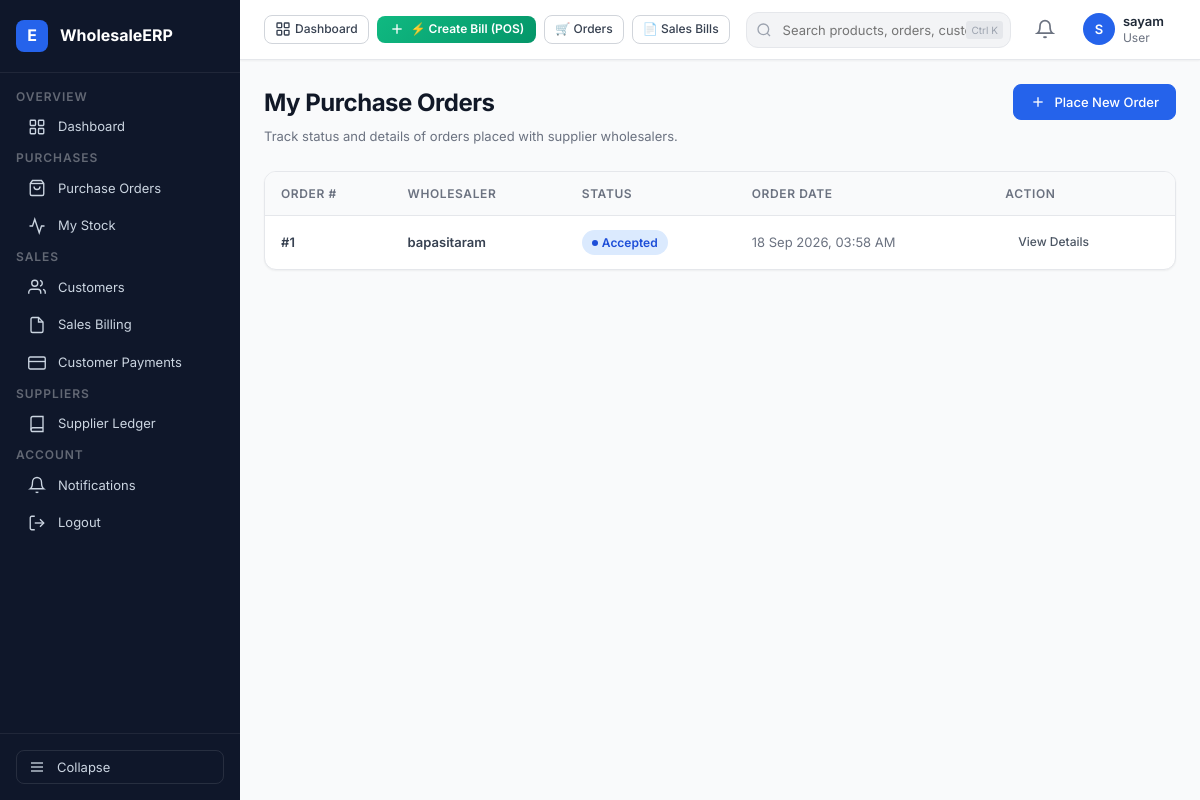
Before: /orders/my-orders/ (signed in) with the older database file.
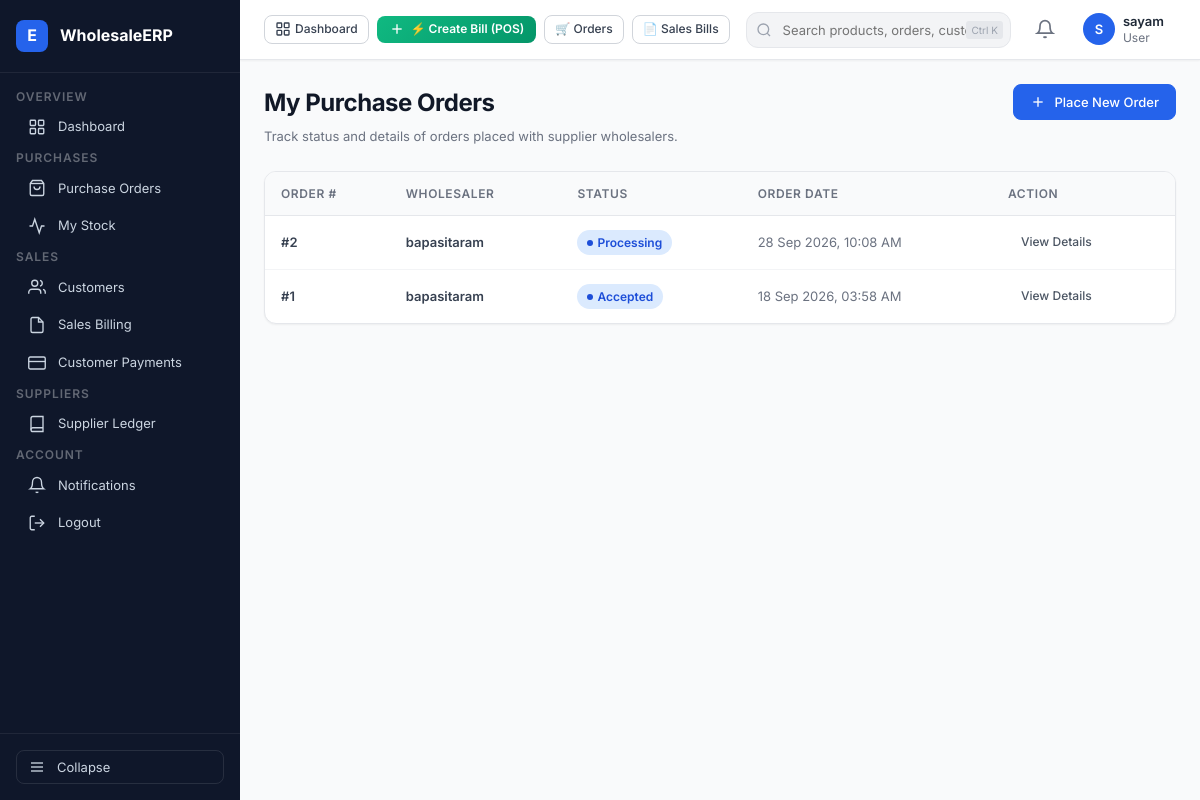
After: the same page with the newer database file.
### orders/models.py (models this page shows, shortened)
class Order(models.Model):
    STATUS_CHOICES = [
        ("PENDING","Pending"),
        ("ACCEPTED","Accepted"),
        ("WAITING_FOR_STOCK", "Waiting for Stock"),
        ("REJECTED","Rejected"),
        ("PROCESSING","Processing"),
        ("SHIPPED","Shipped"),
        ("DELIVERED","Delivered"),
        ("CANCELLED","Cancelled"),
    ]
    retailer = models.ForeignKey(
        RetailerProfile,
        on_delete=models.CASCADE,
        related_name="orders"
    )
    wholesaler = models.ForeignKey(
        WholesalerProfile,
        on_delete=models.CASCADE,
        related_name="orders"
    )
    status = models.CharField(
        max_length=30,
        choices = STATUS_CHOICES,
        default="PENDING"
    )
    order_date = models.DateTimeField(
        auto_now_add=True
    )
    notes = models.TextField(
        blank=True
    )

### accounts/models.py (models this page shows, shortened)
class WholesalerProfile(models.Model):
    user = models.OneToOneField(User, on_delete=models.CASCADE, related_name="wholesaler_profile")
    business_name = models.CharField(max_length=200)
    phone = models.CharField(max_length=15)
    gst_number = models.CharField(max_length=15, blank=True, null=True)
    address = models.TextField()
    city = models.CharField(max_length=100)
    state = models.CharField(max_length=100)
    pincode = models.CharField(max_length=10)
    retailers = models.ManyToManyField("RetailerProfile",related_name="wholesalers",blank=True)
    created_at = models.DateTimeField(auto_now_add=True)

### orders/views.py (the view)
@login_required
def my_orders(request):
    retailer = request.user.retailer_profile
    orders = (
        Order.objects
        .filter(retailer = retailer)
        .select_related("wholesaler")
        .prefetch_related("items__product")
        .order_by("-order_date")
    )
    return render(
        request,
        'orders/my_orders.html',
        {
            "orders": orders
        }
    )

### templates/orders/my_orders.html (shortened to what this page needs)
{% extends 'base.html' %}
{% block content %}
<div class="page-header">
  <div class="page-header-left">
    <h1 class="page-title">My Purchase Orders</h1>
    <p class="page-subtitle">Track status and details of orders placed with supplier wholesalers.</p>
  </div>
  <div class="page-actions">
    <a href="{% url 'wholesaler_list' %}" class="btn btn-primary">
      <svg viewBox="0 0 24 24" fill="none" stroke="currentColor" stroke-width="2" width="16" height="16"><line x1="12" y1="5" x2="12" y2="19"/><line x1="5" y1="12" x2="19" y2="12"/></svg>
      Place New Order
    </a>
  </div>
</div>
<div class="card">
  <div class="table-wrap">
    <table class="table">
      <thead>
        <tr>
          <th>Order #</th>
          <th>Wholesaler</th>
          <th>Status</th>
          <th>Order Date</th>
          <th>Action</th>
        </tr>
      </thead>
      <tbody>
        {% for order in orders %}
        <tr class="table-row-link" data-href="{% url 'order_detail' order.id %}">
          <td class="text-bold">#{{ order.id }}</td>
          <td class="text-bold">{{ order.wholesaler.business_name }}</td>
          <td>
            {% if order.status == 'PENDING' %}
              <span class="badge badge-amber">Pending</span>
            {% elif order.status == 'ACCEPTED' %}
              <span class="badge badge-blue">Accepted</span>
            {% elif order.status == 'PROCESSING' %}
              <span class="badge badge-blue">Processing</span>
            {% elif order.status == 'DELIVERED' %}
              <span class="badge badge-green">Delivered</span>
            {% elif order.status == 'REJECTED' %}
              <span class="badge badge-red">Rejected</span>
            {% elif order.status == 'WAITING_FOR_STOCK' %}
              <span class="badge badge-gray">Waiting Stock</span>
            {% else %}
              <span class="badge badge-gray">{{ order.get_status_display }}</span>
            {% endif %}
          </td>
          <td class="text-muted">{{ order.order_date|date:"d M Y, h:i A" }}</td>
          <td>
            <a href="{% url 'order_detail' order.id %}" class="btn btn-ghost btn-sm">View Details</a>
          </td>
        </tr>
        {% empty %}
        <tr>
          <td colspan="5" class="text-center text-muted" style="padding: 32px;">You have not placed any purchase orders yet.</td>
        </tr>
        {% endfor %}
      </tbody>
    </table>
  </div>
</div>
{% endblock %}

Changed rows visible on the page:
added Order: id "2", wholesaler.business_name "bapasitaram", status "Processing", order_date "28 Sep 2026, 10:08 AM"
